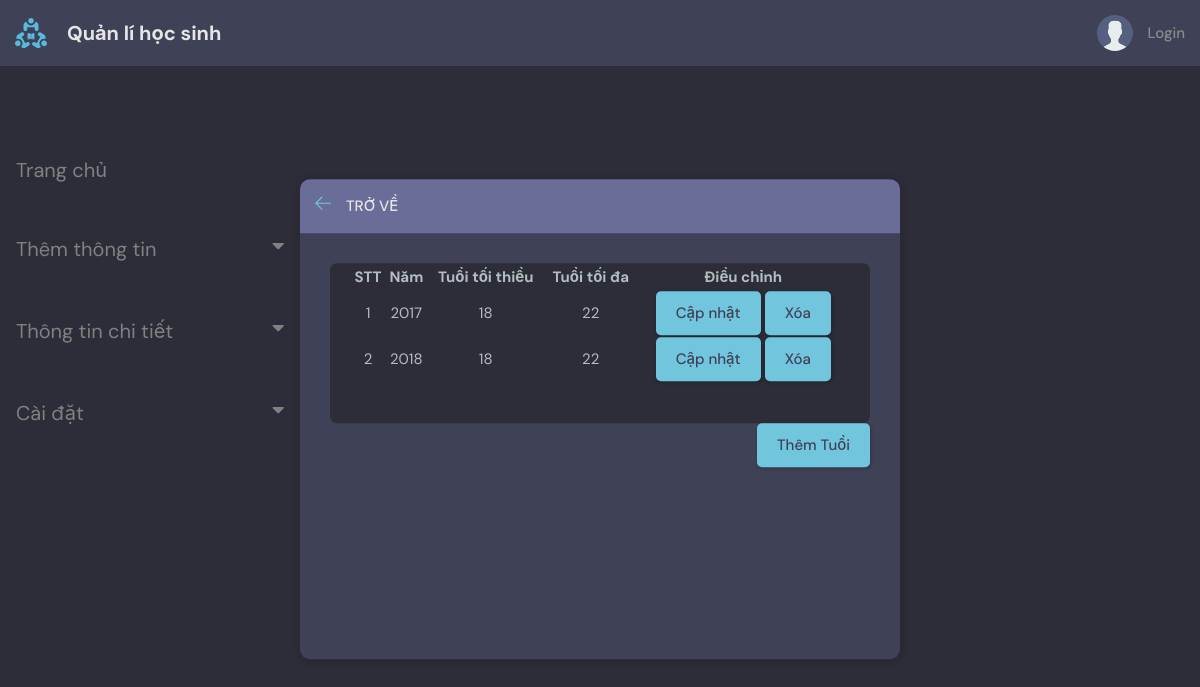
Page /quanlidotuoi/ on the committed database.
### base/models.py (models this page shows, shortened)
class Age(models.Model):
    year = models.CharField(max_length=200, unique=True)
    max_age = models.IntegerField(null=False)
    min_age = models.IntegerField(null=False)

### base/views.py (the view)
def quanlidotuoi(request):
    age = Age.objects.all()
    context = {'age': age}
    return render(request, 'base/quanlidotuoi.html', context=context)

### base/templates/base/quanlidotuoi.html
{% extends 'main.html' %}
{% block content %}
<main class = "create-room layout">
    <div class="container">
        {% include 'base/topics_component.html' %}
      <div class="layout__box">
        <div class="layout__boxHeader">
            <div class="layout__boxTitle">
              <a href="{% url 'home' %}">
                <svg version="1.1" xmlns="http://www.w3.org/2000/svg" width="32" height="32" viewBox="0 0 32 32">
                  <title>arrow-left</title>
                  <path
                    d="M13.723 2.286l-13.723 13.714 13.719 13.714 1.616-1.611-10.96-10.96h27.625v-2.286h-27.625l10.965-10.965-1.616-1.607z">
                  </path>
                </svg>
              </a>
              <h3>Trở về</h3>
            </div>
          </div>
          <div class="layout__body">
                <div class="threads scroll">
                    <table style="width: 100%">
                        <tr>
                            <th>STT </th>
                            <th>Năm </th>
                            <th>Tuổi tối thiểu </th>
                            <th>Tuổi tối đa </th>
                            <th>Điều chỉnh </th>
                        </tr>
                        {% for year in age %}
                        <tr>
                            <td>{{forloop.counter }} </td>
                            <td>{{year.year}}</td>
                            <td>{{year.min_age}}</td>
                            <td>{{year.max_age}}</td>
                            <td>
                                <a href="{% url 'capNhatTuoi' year.id %}" class="btn btn--main">Cập nhật</a>
                                <a href="{% url 'xoaTuoi' year.id %}" onclick="return confirm('Xác nhận xóa tuổi này ?')" class="btn btn--main">Xóa</a>
                            </td>
                        </tr>
                    {% endfor %}
                    </table>
                </div>
                    <div class="form__action">
                        <a href="{% url 'themTuoi' %}" type="button" class="btn btn--main">Thêm Tuổi</a>
                    </div>
        </div>
    </div>
</main>
{% endblock content %}

### static/styles/style.css (style rules this page uses)
:root { --color-main: #71c6dd; --color-main-light: #e1f6fb; --color-dark: #3f4156; --color-dark-medium: #51546e; --color-dark-light: #696d97; --color-light: #e5e5e5; --color-gray: #8b8b8b; --color-light-gray: #b2bdbd; --color-bg: #2d2d39; --color-success: #5dd693; --color-error: #fc4b0b; }
* { font-family: "DM Sans", -apple-system, BlinkMacSystemFont, "Segoe UI", Roboto, Oxygen, Ubuntu, Cantarell, "Open Sans", "Helvetica Neue", sans-serif; margin: 0; padding: 0; box-sizing: border-box; text-rendering: optimizeLegibility; font-size: inherit; }
html { font-size: 56.25%; }
@media only screen and (min-width: 1200px) { html { font-size: 62.5%; } }
body { line-height: 1.6; font-weight: 400; font-size: 1.5rem; color: var(--color-light-gray); background-color: var(--color-bg); min-height: 100vh; }
a { display: inline-block; color: var(--color-main); text-decoration: none; }
.container { max-width: 120rem; width: 100%; margin: auto; }
.btn { background-color: transparent; border: none; display: inline-flex; align-items: center; gap: 1rem; cursor: pointer; transition: all ease-in-out 0.3s; padding: 1rem 2rem; border-radius: 5px; box-shadow: 1px 1px 3px 1px rgba(0, 0, 0, 0.15); font-weight: 500; }
.btn--main { background-color: var(--color-main); color: var(--color-dark); }
.layout { margin-top: 2.4rem; }
.layout > .container { display: flex; justify-content: space-between; align-items: flex-start; }
.layout__box { width: 90%; width: 60rem; height: 48rem; position: absolute; top: 50%; left: 50%; transform: translate(-50%, -46%); background-color: var(--color-dark); border-radius: 1rem; box-shadow: 1px 1px 6px 3px rgba(0, 0, 0, 0.1); overflow: hidden; }
table, td, th { border: 0px solid black; }
th,td { padding-top: 0px; padding-bottom: 0px; padding-left: 0px; padding-right: 0px; text-align: center; }
.layout__boxHeader { display: flex; padding: 1.5rem; background-color: var(--color-dark-light); }
.layout__boxTitle { display: flex; gap: 1.5rem; align-items: center; }
.layout__boxTitle h3 { text-transform: uppercase; font-weight: 500; color: var(--color-light); }
.layout__boxTitle svg { width: 1.6rem; height: 1.6rem; fill: var(--color-main); }
.layout__body { margin: 3rem; }
.form__action { display: flex; justify-content: flex-end; gap: 3rem; }
.create-room.layout .layout__box { max-width: 68rem; }
.threads { width: 54rem; max-height: 35rem; background: var(--color-bg); border-radius: 0.7rem; overflow-y: scroll; height: 100%; padding: 0 2rem 4rem 2rem; }

### rows in the picture
Age: year "2017", min_age "18", max_age "22"
Age: year "2018", min_age "18", max_age "22"
